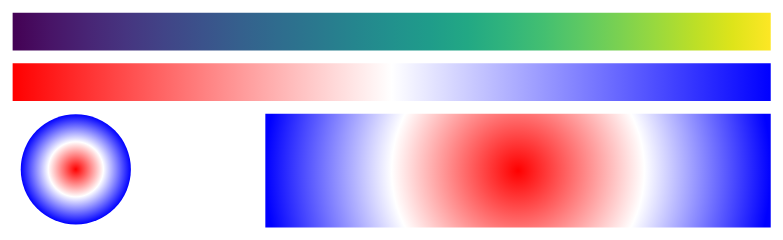

The specification (Vega-Lite) saved for this image:
### Vega specification from a JSON file in a GitHub repository (floating-point values rounded to 4 significant figures)
{"$schema": "https://vega.github.io/schema/vega/v5.json", "width": 300, "padding": 5, "scales": [{"name": "color", "type": "linear", "range": {"scheme": "viridis"}, "domain": [0, 100]}], "marks": [{"type": "rect", "encode": {"update": {"width": {"signal": "width"}, "height": {"value": 15}, "fill": {"gradient": "color"}}}}, {"type": "rect", "encode": {"update": {"y": {"value": 20}, "width": {"signal": "width"}, "height": {"value": 15}, "fill": {"value": {"gradient": "linear", "stops": [{"offset": 0.0, "color": "red"}, {"offset": 0.5, "color": "white"}, {"offset": 1.0, "color": "blue"}]}}}}}, {"type": "symbol", "encode": {"update": {"x": {"value": 25}, "y": {"value": 62}, "size": {"value": 1900}, "fill": {"value": {"gradient": "radial", "stops": [{"offset": 0.0, "color": "red"}, {"offset": 0.5, "color": "white"}, {"offset": 1.0, "color": "blue"}]}}}}}, {"type": "rect", "encode": {"update": {"x": {"value": 100}, "y": {"value": 40}, "width": {"value": 200}, "height": {"value": 45}, "fill": {"value": {"gradient": "radial", "stops": [{"offset": 0.0, "color": "red"}, {"offset": 0.5, "color": "white"}, {"offset": 1.0, "color": "blue"}]}}}}}]}
